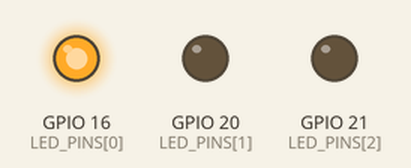
The program below on a simulated Raspberry Pi (BCM pin numbers). Parts: output pins drawn as LEDs (lit = HIGH).

Above: at 0.2 s.
At 1.2 s:
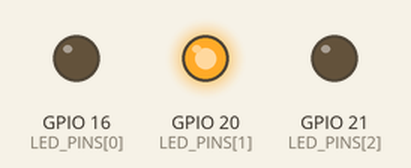
At 2.2 s:
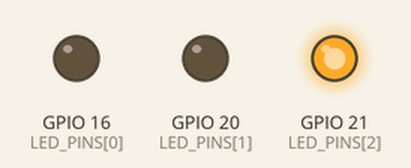
At 5.7 s:
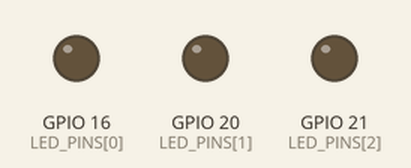
Timing chart, 0 to 6.9 s (numbered marks = the images above):
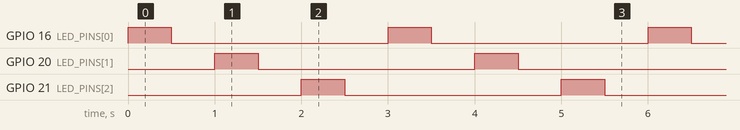

The program:

led.py
```python
import RPi.GPIO as GPIO
from time import sleep


# 実行には /dev/mem へのアクセスをRoot権限が必要
LED_PINS = [16, 20, 21]

GPIO.setmode(GPIO.BCM)
for pin in LED_PINS:
    GPIO.setup(pin, GPIO.OUT)

try:
    while True:
        for pin in LED_PINS:
            GPIO.output(pin, GPIO.HIGH)
            sleep(0.5)
            GPIO.output(pin, GPIO.LOW)
            sleep(0.5)
except KeyboardInterrupt:
    pass

GPIO.cleanup()
print("finished.")
```

Measured:
- by itself, GPIO 16 (LED_PINS[0]), GPIO 20 (LED_PINS[1]), GPIO 21 (LED_PINS[2]): alternates HIGH for 0.50 s and LOW for 2.5 s
- by itself, everything shown: repeats every 3.0 s, in 6 steps
